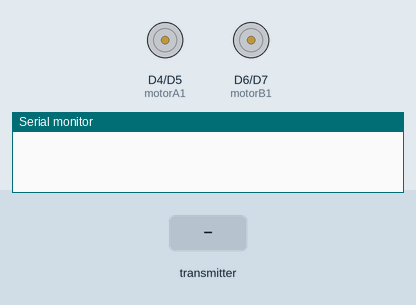
Recording of a sketch running on a simulated ESP8266 (NodeMCU). On the bench: motor-driver pin pairs drawn as motors (green arrow = first pin HIGH = forward, orange = second pin HIGH = backward, longer = more drive), the last lines printed to the serial monitor. Inputs (shaded band) come from the test bench.

Above: at 1.2 s.
1.3 s: the transmitter starts sending motorCommand = 1
At 2.5 s:
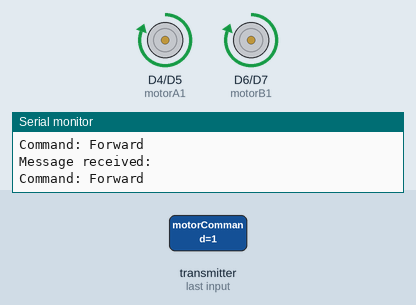
2.8 s: the transmitter starts sending motorCommand = 2
At 3.7 s:
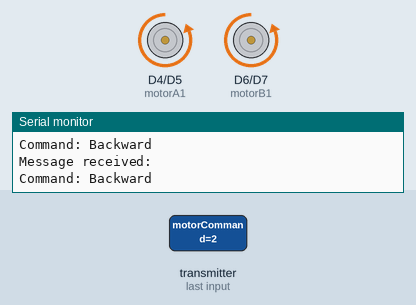
4.3 s: the transmitter starts sending motorCommand = 3
At 4.9 s:
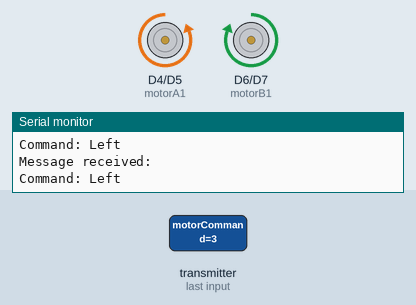
Timing chart, 0 to 7.3 s (numbered marks = the images above; inputs shaded):
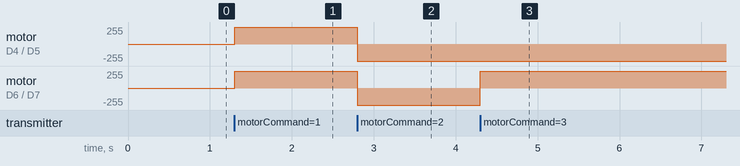

Measured:
- after the input at 1.3 s, motor on D4 (motorA1) / D5 (motorA2), motor on D6 (motorB1) / D7 (motorB2): stopped → forward 255/255 at once
- after the input at 2.8 s, motor on D4 (motorA1) / D5 (motorA2), motor on D6 (motorB1) / D7 (motorB2): forward 255/255 → backward 255/255 at once
- after the input at 4.3 s, motor on D6 (motorB1) / D7 (motorB2): backward 255/255 → forward 255/255 at once

The sketch:

rMotorcontroll.ino
```cpp
#include <ESP8266WiFi.h>
extern "C" {
  #include <espnow.h>
}

// Define motor control pins
const int motorA1 = D4; // Motor A - Input 1
const int motorA2 = D5; // Motor A - Input 2
const int motorB1 = D6; // Motor B - Input 1
const int motorB2 = D7; // Motor B - Input 2

// Structure to receive the data
typedef struct struct_message {
    char message[32];
    int motorCommand; // Command: 0=Stop, 1=Forward, 2=Backward, 3=Left, 4=Right
} struct_message;

struct_message myData;

// Function to stop the motor
void stopMotor() {
    digitalWrite(motorA1, LOW);
    digitalWrite(motorA2, LOW);
    digitalWrite(motorB1, LOW);
    digitalWrite(motorB2, LOW);
}

// Function to move forward
void moveForward() {
    digitalWrite(motorA1, HIGH);
    digitalWrite(motorA2, LOW);
    digitalWrite(motorB1, HIGH);
    digitalWrite(motorB2, LOW);
}

// Function to move backward
void moveBackward() {
    digitalWrite(motorA1, LOW);
    digitalWrite(motorA2, HIGH);
    digitalWrite(motorB1, LOW);
    digitalWrite(motorB2, HIGH);
}

// Function to turn left
void turnLeft() {
    digitalWrite(motorA1, LOW);
    digitalWrite(motorA2, HIGH);
    digitalWrite(motorB1, HIGH);
    digitalWrite(motorB2, LOW);
}

// Function to turn right
void turnRight() {
    digitalWrite(motorA1, HIGH);
    digitalWrite(motorA2, LOW);
    digitalWrite(motorB1, LOW);
    digitalWrite(motorB2, HIGH);
}

// Callback function when data is received
void OnDataRecv(uint8_t *mac_addr, uint8_t *incomingData, uint8_t len) {
    memcpy(&myData, incomingData, sizeof(myData));
    Serial.print("Message received: ");
    Serial.println(myData.message);

    // Control motor based on the received command
    switch (myData.motorCommand) {
        case 0:
            Serial.println("Command: Stop");
            stopMotor();
            break;
        case 1:
            Serial.println("Command: Forward");
            moveForward();
            break;
        case 2:
            Serial.println("Command: Backward");
            moveBackward();
            break;
        case 3:
            Serial.println("Command: Left");
            turnLeft();
            break;
        case 4:
            Serial.println("Command: Right");
            turnRight();
            break;
        default:
            Serial.println("Unknown Command");
            stopMotor();
            break;
    }
}

void setup() {
    // Initialize Serial Monitor
    Serial.begin(115200);

    // Set motor control pins as outputs
    pinMode(motorA1, OUTPUT);
    pinMode(motorA2, OUTPUT);
    pinMode(motorB1, OUTPUT);
    pinMode(motorB2, OUTPUT);

    // Stop the motor initially
    stopMotor();

    // Set device as a Wi-Fi Station
    WiFi.mode(WIFI_STA);
    WiFi.disconnect();

    // Init ESP-NOW
    if (esp_now_init() != 0) {
        Serial.println("Error initializing ESP-NOW");
        return;
    }

    // Register the receive callback
    esp_now_set_self_role(ESP_NOW_ROLE_SLAVE);
    esp_now_register_recv_cb(OnDataRecv);
}

void loop() {
    // Nothing to do here
}
```
